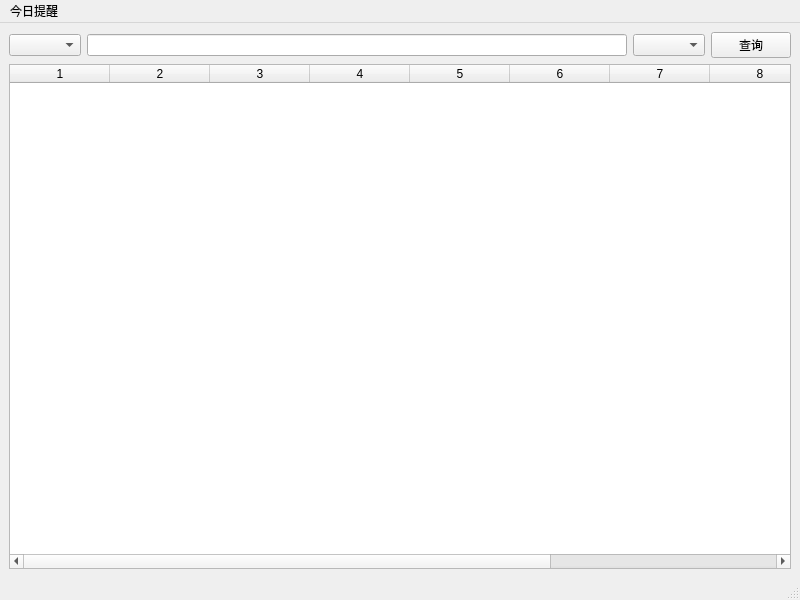
<?xml version="1.0" encoding="UTF-8"?>
<ui version="4.0">
 <class>MainWindow</class>
 <widget class="QMainWindow" name="MainWindow">
  <property name="geometry">
   <rect>
    <x>0</x>
    <y>0</y>
    <width>800</width>
    <height>600</height>
   </rect>
  </property>
  <property name="windowTitle">
   <string>深信融客户&amp;交易管理系统</string>
  </property>
  <widget class="QWidget" name="centralwidget">
   <layout class="QVBoxLayout" name="verticalLayout_2">
    <item>
     <layout class="QVBoxLayout" name="verticalLayout">
      <item>
       <layout class="QHBoxLayout" name="horizontalLayout">
        <item>
         <widget class="QComboBox" name="comboBox_2"/>
        </item>
        <item>
         <widget class="QLineEdit" name="lineEdit"/>
        </item>
        <item>
         <widget class="QComboBox" name="comboBox"/>
        </item>
        <item>
         <widget class="QPushButton" name="pushButton">
          <property name="text">
           <string>查询</string>
          </property>
         </widget>
        </item>
       </layout>
      </item>
      <item>
       <widget class="QTableWidget" name="tableWidget">
        <property name="columnCount">
         <number>10</number>
        </property>
        <column/>
        <column/>
        <column/>
        <column/>
        <column/>
        <column/>
        <column/>
        <column/>
        <column/>
        <column/>
       </widget>
      </item>
     </layout>
    </item>
   </layout>
  </widget>
  <widget class="QMenuBar" name="menubar">
   <property name="geometry">
    <rect>
     <x>0</x>
     <y>0</y>
     <width>800</width>
     <height>23</height>
    </rect>
   </property>
   <widget class="QMenu" name="menu">
    <property name="title">
     <string>今日提醒</string>
    </property>
    <addaction name="separator"/>
    <addaction name="action_2"/>
    <addaction name="action_3"/>
    <addaction name="action_4"/>
    <addaction name="action_5"/>
   </widget>
   <addaction name="menu"/>
  </widget>
  <widget class="QStatusBar" name="statusbar"/>
  <action name="action_2">
   <property name="text">
    <string>今日生日</string>
   </property>
  </action>
  <action name="action_3">
   <property name="text">
    <string>今日月供</string>
   </property>
  </action>
  <action name="action_4">
   <property name="text">
    <string>今日缴费</string>
   </property>
  </action>
  <action name="action_5">
   <property name="text">
    <string>今日可操作</string>
   </property>
  </action>
 </widget>
 <resources/>
 <connections/>
</ui>
